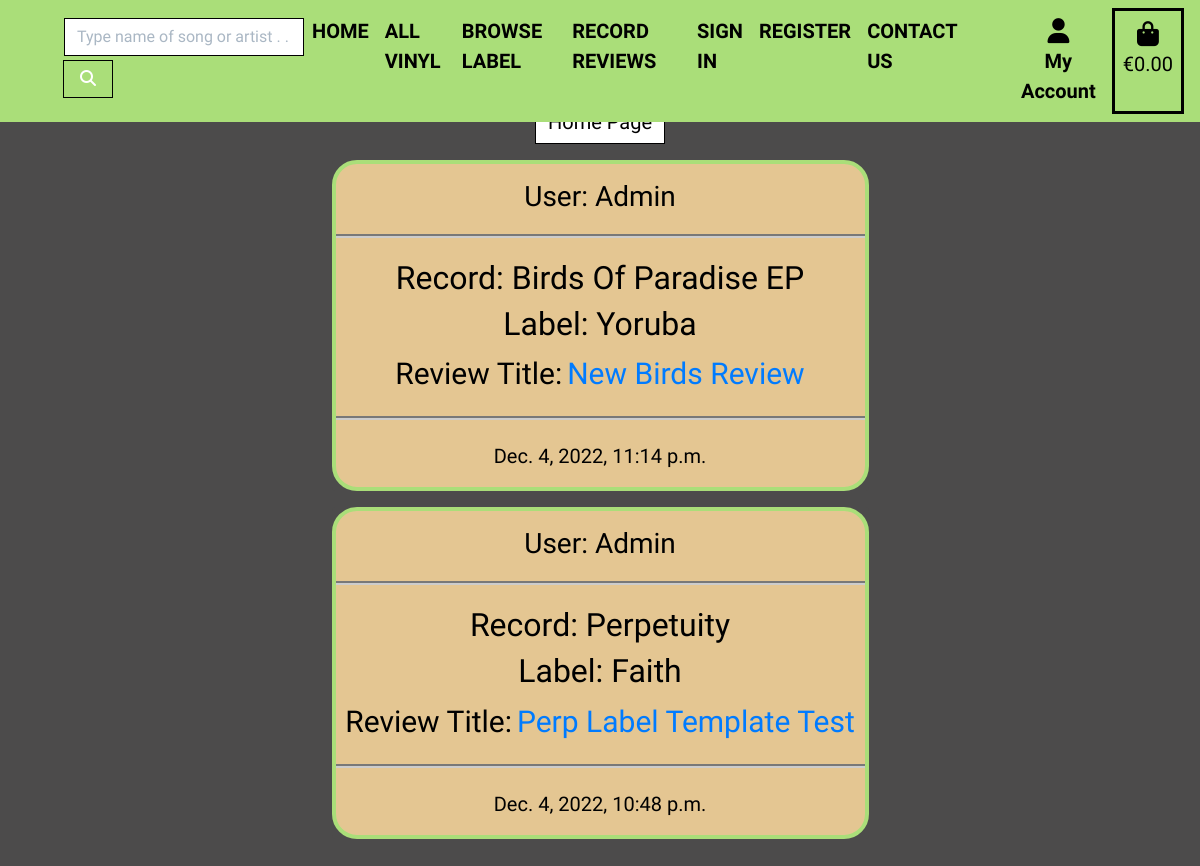
/reviews/posted_review/, run on an earlier commit of the app's database.
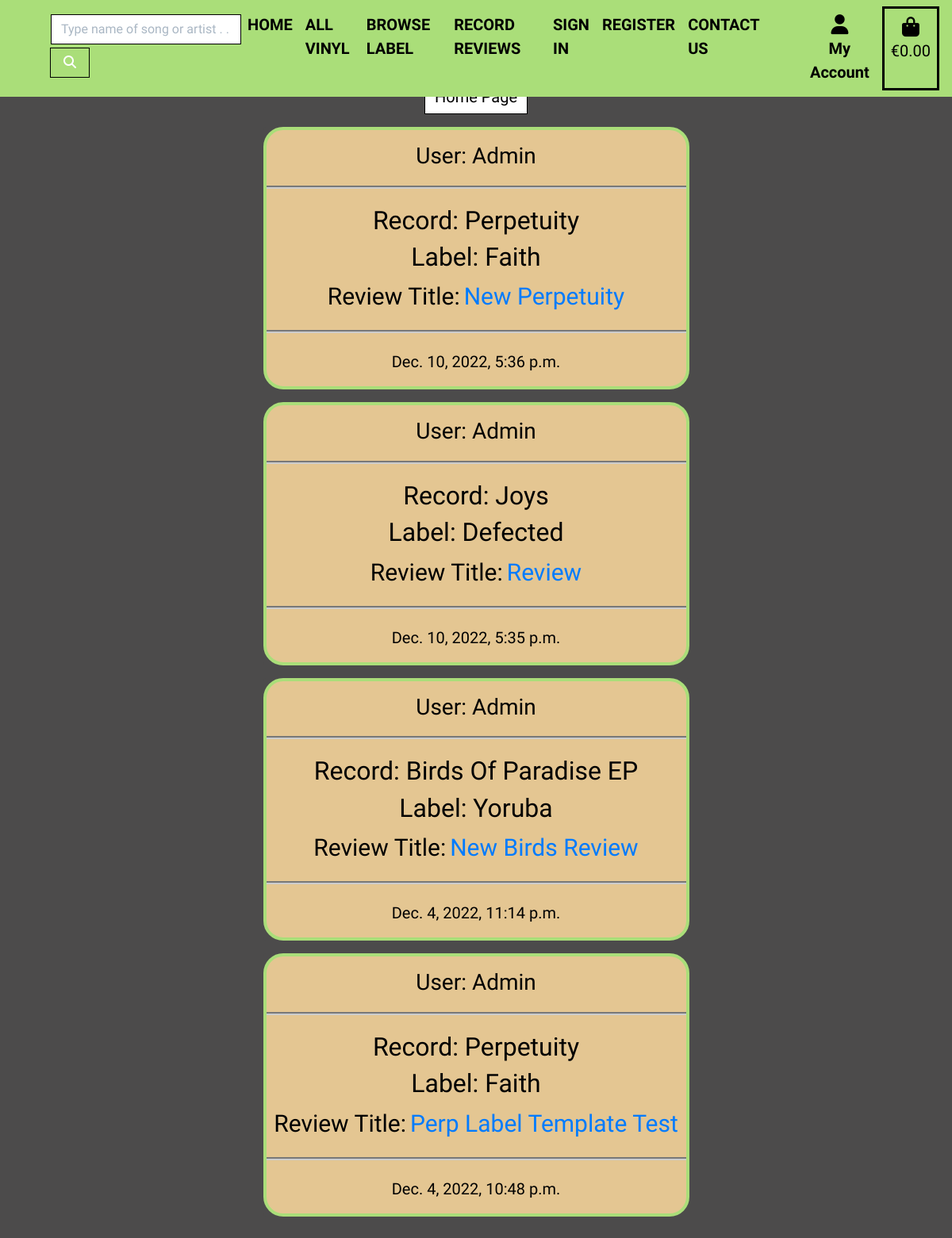
And on a later commit of the database.
### reviews/models.py (models this page shows, shortened)
class Review(models.Model):
    title = models.ForeignKey(
        Record, on_delete=models.CASCADE, max_length=100, blank=False
    )
    label = models.ForeignKey(
        Label, on_delete=models.CASCADE, max_length=100,
        blank=False, default='1'
    )
    user = models.ForeignKey(
        User, on_delete=models.CASCADE, blank=False
    )
    subject = models.CharField(
        max_length=100, null=False, blank=False, default='Enter Review Title'
    )
    content = models.TextField()
    status = models.IntegerField(choices=STATUS, default=0)
    created_on = models.DateTimeField(auto_now_add=True)
    updated_on = models.DateTimeField(auto_now=True)
    class Meta:
        ordering = ["-created_on"]

### products/models.py (models this page shows, shortened)
class Record(models.Model):
    title = models.CharField(max_length=254)
    artist = models.CharField(max_length=254)
    producer = models.CharField(max_length=254, default="")
    label = models.ForeignKey(Label, on_delete=models.CASCADE)
    price = models.DecimalField(max_digits=4, decimal_places=2)
    track = models.CharField(
        max_length=500, null=False, blank=False, default=""
    )
    description = models.TextField(null=True, blank=True)
    image_url = models.URLField(max_length=1024, null=True, blank=True)
    image = models.ImageField(null=True, blank=True)
    def __str__(self):
        return self.title

class Label(models.Model):
    label = models.CharField(max_length=150)
    friendly_name = models.CharField(max_length=254)
    def __str__(self):
        return self.label

### reviews/views.py (the view)
class ReviewList(ListView):
    model = Review
    queryset = Review.objects.filter(status=1).order_by("-created_on")
    template_name = "reviews/posted_review.html"
    paginate_by = 6

### basket/contexts.py (called while the page is built, shortened)
def basket_contents(request):
    basket_items = []
    total = 0
    record_count = 0
    basket = request.session.get('basket', {})
    delivery = total * Decimal(settings.DELIVERY_PERCENTAGE / 100)
    grand_total = total + delivery
    context = {
        'basket_items': basket_items,
        'total': total,
        'record_count': record_count,
        'delivery': delivery,
        'grand_total': grand_total,
    }
    return context

### reviews/templates/reviews/posted_review.html (shortened to what this page needs)
{% extends "base.html" %}
{% load static %}
{% block content %}
<div class="container-fluid p-5 mt-5">
    <div class="text-center pb-0 mt-1">
        <a class="btn btn-outline-black rounded-0 text-white span-nav" href="{% url 'products' %}">Home Page</a>
    </div>
    <div class="row">
        {% for review in review_list %}
        <div class="col-md-6 offset-md-3 mt-2 pt-2">
            <div class="card text-center">
                <div class="review-card text-white">
                    <h3 class="text-black pt-3 pb-0">User: {{ review.user }}</h3>
                    <hr class="hr-white">
                    <h2 class="text-black">Record: {{ review.title }}</h2>
                    <h2 class="text-black">Label: {{ review.label }}</h2>
                        <span class="span-review text-black">Review Title:</span>
                        <a href="{% url 'review_detail' review.pk review.title %}" class="review-link">
                        <span class="span-review"> {{ review.subject }}</span>
                        </a>
                    <br>
                    <hr class="hr-white">
                    <div class="text-black pb-3">{{ review.created_on}}
                    </div>
                </div>
            </div>
        </div>
        {% if forloop.counter|divisibleby:3 %}
    </div>
    <div class="row">
        {% endif %}
        {% endfor %}
    </div>
{% endblock %}

What changed in the data, as far as the page shows it:
added Review: user "Admin", title "Perpetuity", label "Faith", subject "New Perpetuity", created_on "Dec. 10, 2022, 5:36 p.m."
added Review: user "Admin", title "Joys", label "Defected", subject "Review", created_on "Dec. 10, 2022, 5:35 p.m."
